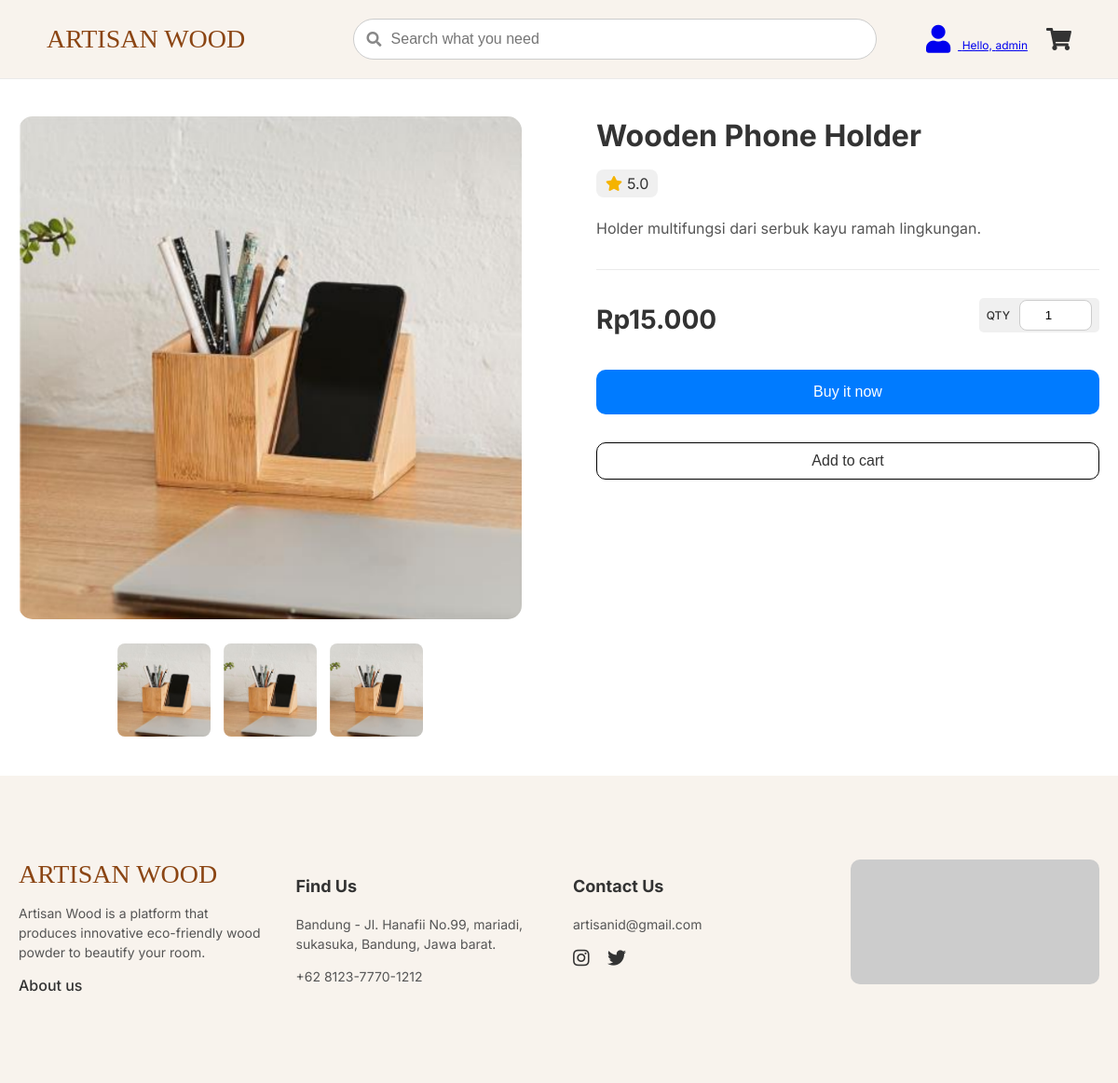
/product.php?id=1 (signed in), run on the app's committed database.
### tables this page shows
CREATE TABLE `products` (
  `id` int(11) NOT NULL,
  `name` varchar(255) NOT NULL,
  `description` text DEFAULT NULL,
  `price` decimal(10,2) NOT NULL,
  `image` varchar(255) DEFAULT NULL,
  `stock` int(11) DEFAULT 0,
  `created_at` timestamp NOT NULL DEFAULT current_timestamp()
);

### product.php (the view, shortened to what this page needs)
<?php
include './db_connect.php';
$id = isset($_GET['id']) ? intval($_GET['id']) : 0;
$stmt = $conn->prepare("SELECT * FROM products WHERE id = ?");
$stmt->bind_param("i", $id);
$stmt->execute();
$result = $stmt->get_result();
$product = $result->fetch_assoc();
?>
<!DOCTYPE html>
<html lang="id">
<head>
    <link rel="stylesheet" href="https://cdnjs.cloudflare.com/ajax/libs/font-awesome/6.0.0-beta3/css/all.min.css">
    <link rel="stylesheet" href="./assets/css/style.css">
</head>
<body>
<?php include './header.php'; ?>
<main class="container">
    <?php if ($product): ?>
        <div class="product-layout">
            <div class="product-gallery">
                <div class="main-image">
                    <img src="<?= htmlspecialchars($product['image']) ?>" alt="<?= htmlspecialchars($product['name']) ?>">
                </div>
                <div class="thumbnail-images">
                    <img src="<?= htmlspecialchars($product['image']) ?>" alt="Product thumbnail">
                    <img src="<?= htmlspecialchars($product['image']) ?>" alt="Product thumbnail">
                    <img src="<?= htmlspecialchars($product['image']) ?>" alt="Product thumbnail">
                </div>
            </div>
            <div class="product-info">
                <h1><?= htmlspecialchars($product['name']) ?></h1>
                <div class="rating">
                    <i class="fas fa-star"></i>
                    <span>5.0</span>
                </div>
                <p class="description"><?= nl2br(htmlspecialchars($product['description'])) ?></p>
                <form id="cart-form" method="POST" action="cart.php">
                    <div class="price-section">
                        <span class="price">Rp<?= number_format($product['price'], 0, ',', '.') ?></span>
                        <div class="quantity">
                            <label for="qty">QTY</label>
                            <input type="number" id="qty" name="quantity" value="1" min="1">
                        </div>
                    </div>
                    <div class="action-buttons">
                        <button type="submit" name="buy_it_now" class="btn btn-primary">Buy it now</button>
                        <button type="submit" name="add_to_cart" class="btn btn-secondary">Add to cart</button>
                    </div>
                </form>
            </div>
        </div>
    <?php endif; ?>
</main>
<?php include './footer.php'; ?>
</body>
</html>

### assets/css/style.css (style rules this page uses)
body, html { margin: 0; padding: 0; font-family: 'Inter', sans-serif; background-color: #FFFFFF; color: #333; }
.container { max-width: 1200px; margin: 0 auto; padding: 20px; }
.container { max-width: 1200px; margin: 0 auto; padding: 40px 20px; }
main h1 { font-size: 36px; margin-bottom: 30px; }
main.container { animation: fadeIn 0.5s ease-out; }
main h1 { font-size: 36px; margin-bottom: 40px; }
.quantity { background-color: #f0f0f0; padding: 2px 8px; border-radius: 5px; display: inline-block; font-size: 12px; margin-bottom: 10px; }
.product-layout { display: flex; gap: 50px; animation: fadeIn 0.5s ease-out; }
.product-gallery { flex: 1; display: flex; flex-direction: column; align-items: center; }
.main-image img { max-width: 100%; border-radius: 15px; margin-bottom: 20px; }
.thumbnail-images { display: flex; gap: 10px; }
.thumbnail-images img { width: 100px; height: 100px; object-fit: cover; border-radius: 10px; cursor: pointer; border: 2px solid transparent; }
.product-info { flex: 1; padding-left: 30px; }
.product-info h1 { font-size: 32px; margin-top: 0; margin-bottom: 15px; line-height: 1.3; }
.rating { display: flex; align-items: center; background-color: #f0f0f0; padding: 5px 10px; border-radius: 8px; margin-bottom: 20px; width: fit-content; }
.rating .fa-star { color: #f5b301; margin-right: 5px; }
.description { line-height: 1.7; color: #555; margin-bottom: 30px; border-bottom: 1px solid #EAEAEA; padding-bottom: 30px; }
.price-section { display: flex; justify-content: space-between; align-items: center; margin-bottom: 30px; }
.price { font-size: 28px; font-weight: 700; }
.quantity { display: flex; align-items: center; }
.quantity label { margin-right: 10px; font-weight: 500; }
.quantity input { width: 60px; text-align: center; padding: 8px; border: 1px solid #ccc; border-radius: 8px; }
.action-buttons { display: flex; flex-direction: column; gap: 15px; }
.btn { width: 100%; padding: 18px; border-radius: 10px; border: none; font-size: 16px; font-weight: 700; cursor: pointer; box-sizing: border-box; transition: background-color 0.3s ease; }
.btn-primary { background-color: #007BFF; color: white; }
.btn-secondary { background-color: #FFFFFF; color: #333; border: 1px solid #ccc; }
body, html { margin: 0; padding: 0; font-family: 'Inter', sans-serif; background-color: #FDFBF8; color: #333; }
.btn { width: 100%; padding: 15px; border-radius: 10px; border: none; font-size: 16px; font-weight: 500; cursor: pointer; margin-bottom: 15px; box-sizing: border-box; transition: background-color 0.3s ease; }
.btn-secondary { background-color: #fff; border: 1px solid #000; border-radius: 10px; padding: 10px 20px; font-size: 16px; cursor: pointer; transition: background-color 0.3s ease, color 0.3s ease; }

### data on the page
products: image (picture), name "Wooden Phone Holder", description "Holder multifungsi dari serbuk kayu ramah lingkungan.", price "15.000"

### other printed values
$firstName "admin"
